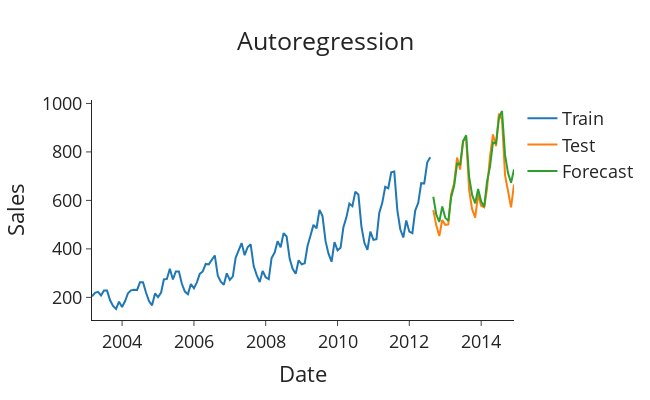

Notebook source saved alongside this figure:
### Code cell
transformed_forecasts = list(model.forecast(steps=len(test)))
boxcox_forecasts = []
for idx in range(len(test)):
    if idx == 0:
        boxcox_forecast = transformed_forecasts[idx] + train['Number_Trucks_Sold_boxcox'].iloc[-1]
    else:
        boxcox_forecast = transformed_forecasts[idx] + boxcox_forecasts[idx-1]
        
    boxcox_forecasts.append(boxcox_forecast)

forecasts = inv_boxcox(boxcox_forecasts, lam)

def plot_forecasts(forecasts: list[float],title: str) -> None:
    '''Function tolplot the forecasts.'''''
    fig = go.Figure()
    fig.add_trace(go.Scatter(x=train['Month-Year'], y=train['Number_Trucks_Sold'], name='Train'))
    fig.add_trace(go.Scatter(x=test['Month-Year'], y=test['Number_Trucks_Sold'], name='Test'))
    fig.add_trace(go.Scatter(x=test['Month-Year'], y=forecasts, name='Forecast'))
    fig.update_layout(template="simple_white", font=dict(size=18), title_text=title,
    width=650, title_x=0.5, height=400, xaxis_title='Date', yaxis_title='Sales')

    return fig. show()

# Plot the forecasts
plot_forecasts(forecasts, 'Autoregression')
